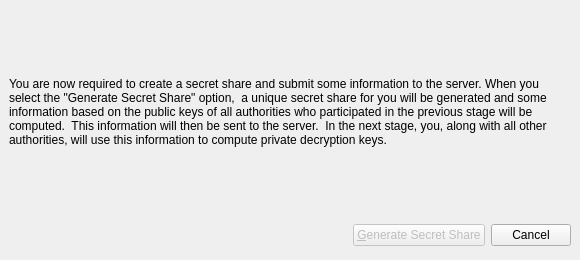
<ui version="4.0" >
 <author></author>
 <comment></comment>
 <exportmacro></exportmacro>
 <class>CreateSecretShareDialog</class>
 <widget class="QDialog" name="CreateSecretShareDialog" >
  <property name="geometry" >
   <rect>
    <x>0</x>
    <y>0</y>
    <width>580</width>
    <height>260</height>
   </rect>
  </property>
  <property name="windowTitle" >
   <string>Dialog</string>
  </property>
  <layout class="QGridLayout" >
   <property name="margin" >
    <number>9</number>
   </property>
   <property name="spacing" >
    <number>6</number>
   </property>
   <item row="0" column="0" >
    <layout class="QVBoxLayout" >
     <property name="margin" >
      <number>0</number>
     </property>
     <property name="spacing" >
      <number>6</number>
     </property>
     <item>
      <spacer>
       <property name="orientation" >
        <enum>Qt::Vertical</enum>
       </property>
       <property name="sizeHint" >
        <size>
         <width>20</width>
         <height>40</height>
        </size>
       </property>
      </spacer>
     </item>
     <item>
      <widget class="QLabel" name="label" >
       <property name="text" >
        <string>You are now required to create a secret share and submit some information to the server. When you select the "Generate Secret Share" option,  a unique secret share for you will be generated and some information based on the public keys of all authorities who participated in the previous stage will be computed.  This information will then be sent to the server.  In the next stage, you, along with all other authorities, will use this information to compute private decryption keys.</string>
       </property>
       <property name="wordWrap" >
        <bool>true</bool>
       </property>
      </widget>
     </item>
     <item>
      <spacer>
       <property name="orientation" >
        <enum>Qt::Vertical</enum>
       </property>
       <property name="sizeHint" >
        <size>
         <width>20</width>
         <height>40</height>
        </size>
       </property>
      </spacer>
     </item>
    </layout>
   </item>
   <item row="1" column="0" >
    <layout class="QHBoxLayout" >
     <property name="margin" >
      <number>0</number>
     </property>
     <property name="spacing" >
      <number>6</number>
     </property>
     <item>
      <spacer>
       <property name="orientation" >
        <enum>Qt::Horizontal</enum>
       </property>
       <property name="sizeHint" >
        <size>
         <width>131</width>
         <height>31</height>
        </size>
       </property>
      </spacer>
     </item>
     <item>
      <widget class="QPushButton" name="generatePushButton" >
       <property name="enabled" >
        <bool>false</bool>
       </property>
       <property name="toolTip" >
        <string>&lt;html>&lt;head>&lt;meta name="qrichtext" content="1" />&lt;/head>&lt;body style=" white-space: pre-wrap; font-family:Sans Serif; font-size:9pt; font-weight:400; font-style:normal; text-decoration:none;">&lt;p style=" margin-top:0px; margin-bottom:0px; margin-left:0px; margin-right:0px; -qt-block-indent:0; text-indent:0px;">Generates your secret share information and sends it to the server.&lt;/p>&lt;/body>&lt;/html></string>
       </property>
       <property name="text" >
        <string>&amp;Generate Secret Share</string>
       </property>
      </widget>
     </item>
     <item>
      <widget class="QPushButton" name="cancelButton" >
       <property name="text" >
        <string>Cancel</string>
       </property>
      </widget>
     </item>
    </layout>
   </item>
  </layout>
 </widget>
 <pixmapfunction></pixmapfunction>
 <resources/>
 <connections>
  <connection>
   <sender>cancelButton</sender>
   <signal>clicked()</signal>
   <receiver>CreateSecretShareDialog</receiver>
   <slot>reject()</slot>
   <hints>
    <hint type="sourcelabel" >
     <x>402</x>
     <y>188</y>
    </hint>
    <hint type="destinationlabel" >
     <x>179</x>
     <y>282</y>
    </hint>
   </hints>
  </connection>
 </connections>
</ui>
